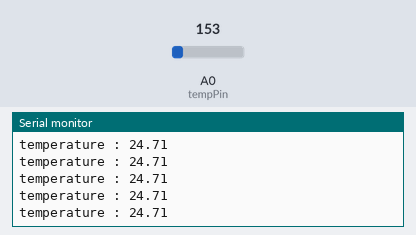
Recording of a sketch running on a simulated Arduino Uno, built with avr-gcc and run on an emulated ATmega328P. Parts: the last lines printed to the serial monitor. The inputs (shaded band) are chosen by the test bench; at power-on: A0 (tempPin) = 153.

Above: at 4.2 s.
4.3 s: A0 (tempPin) set to 128
At 5.2 s:
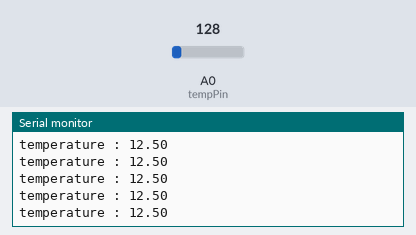
7.3 s: A0 (tempPin) set to 117
At 8.3 s:
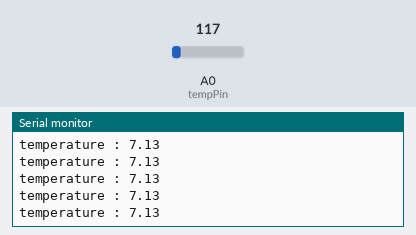
Timing chart, 0 to 10.3 s (numbered marks = the images above; inputs shaded):
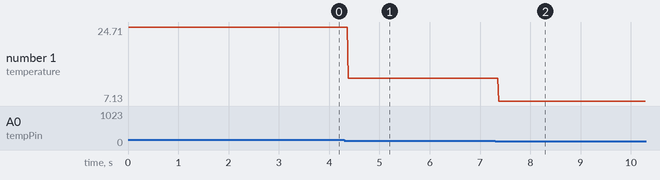

Measured:
- after the input at 4.3 s, the serial monitor: prints a new line after 0.08 s (image 1)
- after the input at 7.3 s, the serial monitor: prints a new line after 0.08 s (image 2)
- plotted number 1: 24.71 → 12.5 after the input at 4.3 s, 12.5 → 7.13 after the input at 7.3 s

The sketch:

tmp36_sensor.ino
```cpp
const int tempPin = A0;
const int referenceVoltage = 5; // we using 5V

void setup()
{
  Serial.begin(9600);
  while(!Serial);
  Serial.println("System booted");
}

void loop()
{
  //read analog value
  int reading = analogRead(tempPin);
  //convert the reading to voltage
  float voltage = (reading / 1024.0) * referenceVoltage;
  //convert to temperature
  float temp = (voltage - 0.5)/0.01;

  Serial.print("temperature : ");
  Serial.println(temp);

}
```
